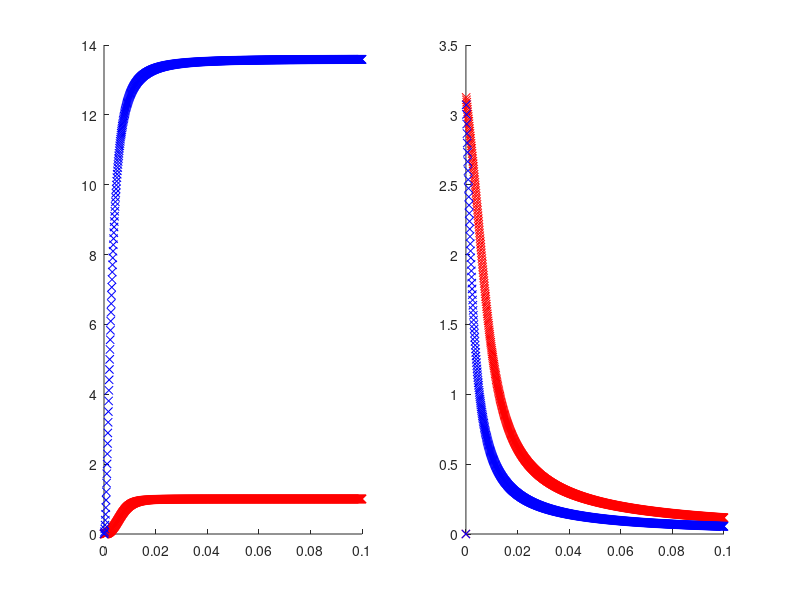

The MATLAB script that drew this image:
% matlab script to make the plot of instrument response based on poles and zeros

clear;
freq = [0:0.0001:0.1];

%station 1
gain = 5.730e8;
i = sqrt(-1);
poles = [-3.701e-2 + i*3.701e-2;...
		 -3.701e-2 - i*3.701e-2;...
	-1.131E+03; -1.005E+03;-5.027E+02 ];
zeros = [0;0];

w = freq.*2*pi;
resp = ones(size(w));
		
for ip = 1:length(poles)
	resp = resp./(i*w - poles(ip));
end
for ip = 1:length(zeros)
	resp = resp.*(i*w - zeros(ip));
end
resp = resp*gain;

figure(25)
clf
hold on
subplot(1,2,1)
hold on
plot(freq,abs(resp),'rx');
subplot(1,2,2)
hold on
plot(freq,angle(resp),'rx');

% station 2
gain = 4.532E+05;
i = sqrt(-1);
poles = [ ...
-0.01813   +i*  0.01803;...
-0.01813   +i* -0.01803;...
-124.9     +i*  0.0000 ;...
-197.5     +i*  256.1  ;...
-197.5     +i* -256.1  ;...
-569       +i*  1150   ;...
-569       +i* -1150   ;...
]
zeros = [0;0;-90;-164.2;-3203];
w = freq.*2*pi;
resp = ones(size(w));
		
for ip = 1:length(poles)
	resp = resp./(i*w - poles(ip));
end
for ip = 1:length(zeros)
	resp = resp.*(i*w - zeros(ip));
end
resp = resp*gain;

figure(25)
subplot(1,2,1)
hold on
plot(freq,abs(resp),'bx');
subplot(1,2,2)
hold on
plot(freq,angle(resp),'bx');


